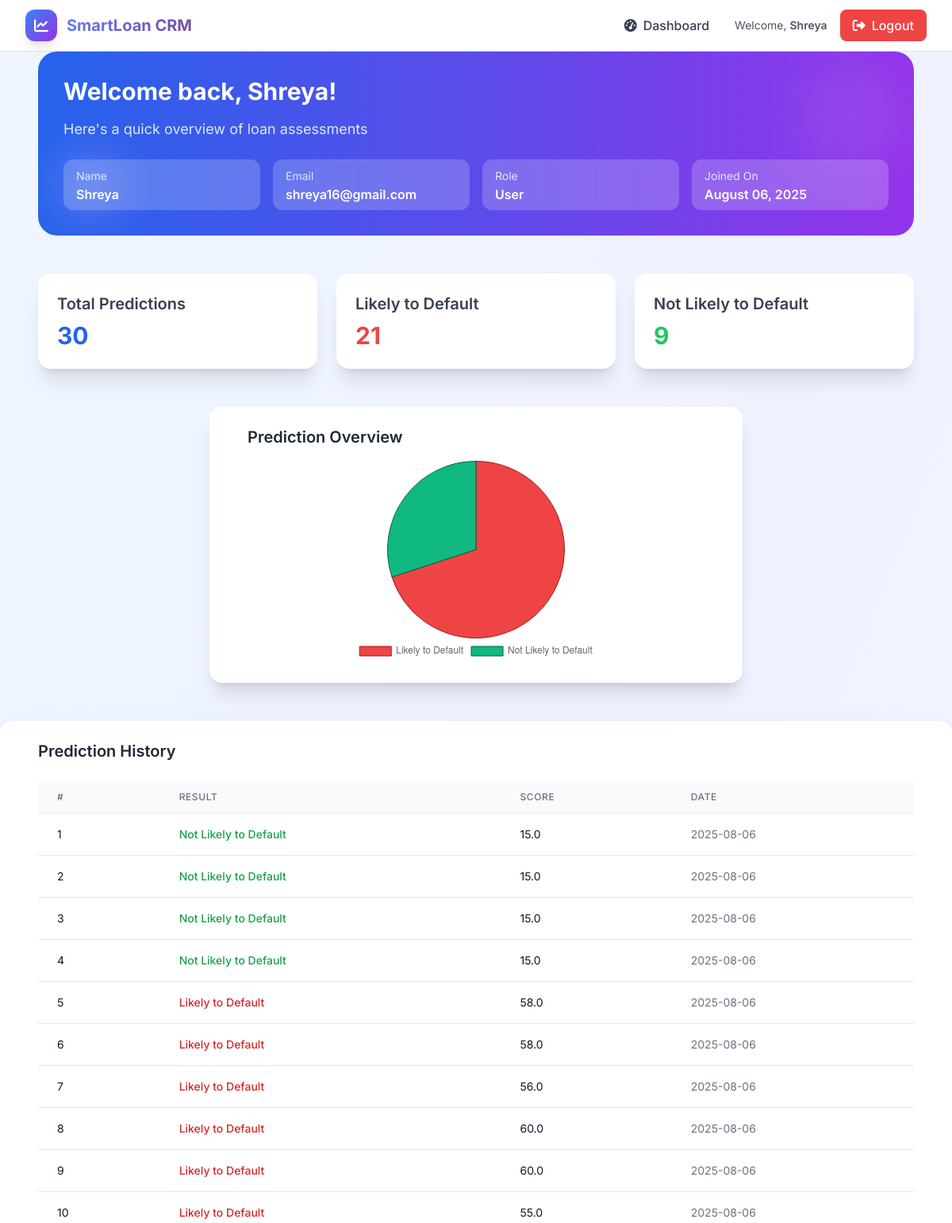
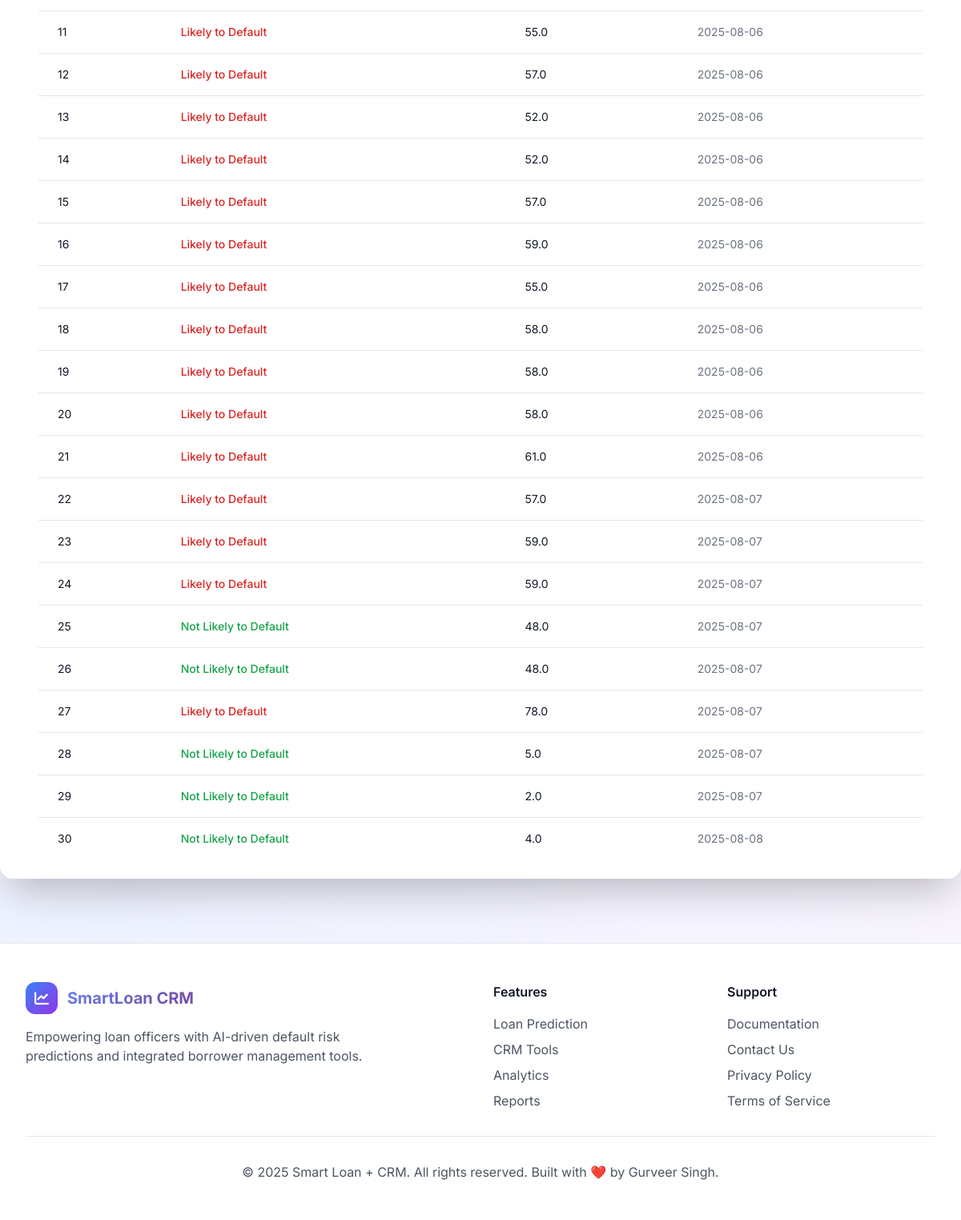
Page /crm (signed in) on the committed database (2 pictures, top to bottom).
### app/models.py (models this page shows, shortened)
class User(UserMixin, db.Model):
    id = db.Column(db.Integer, primary_key=True)
    username = db.Column(db.String(64), unique=True, nullable=False)
    email = db.Column(db.String(120), unique=True, nullable=False)
    password_hash = db.Column(db.String(256))
    role = db.Column(db.String(20), default='user')
    created_at = db.Column(db.DateTime, default=datetime.utcnow)
    predictions = db.relationship('Prediction', backref='user', lazy=True, cascade="all, delete-orphan")

class Prediction(db.Model):
    id = db.Column(db.Integer, primary_key=True)
    user_id = db.Column(db.Integer, db.ForeignKey('user.id'), nullable=False)
    result = db.Column(db.String(100), nullable=False)
    score = db.Column(db.Float)
    input_data = db.Column(db.Text)
    created_at = db.Column(db.DateTime, default=datetime.utcnow)

### app/routes.py (the view)
@bp.route('/crm')
@login_required
def crm_view():
    user_predictions = Prediction.query.filter_by(user_id=current_user.id).all()
    total_predictions = len(user_predictions)
    likely_default = sum(1 for p in user_predictions if p.result.lower() == 'likely to default')
    not_likely_default = sum(1 for p in user_predictions if p.result.lower() == 'not likely to default')
    chart_labels = ['Likely to Default', 'Not Likely to Default']
    chart_values = [likely_default, not_likely_default]
    return render_template(
        'crm.html',
        user=current_user,
        predictions=user_predictions,
        total_predictions=total_predictions,
        chart_labels=chart_labels,
        chart_values=chart_values
    )

### app/__init__.py (called while the page is built)
def create_app():
    app = Flask(__name__)
    app.config['SECRET_KEY'] = '4810f5b06aae3d7b426d1537e6366e48'
    app.config['SQLALCHEMY_DATABASE_URI'] = 'sqlite:///site.db'
    db.init_app(app)
    bcrypt.init_app(app)
    login_manager.init_app(app)
    migrate.init_app(app, db)
    from .models import User  # 🔑 Needed for login manager
    from .routes import bp as routes
    app.register_blueprint(routes)
    @login_manager.user_loader
    def load_user(user_id):
        return User.query.get(int(user_id))  # 🔥 This solves the error
    @app.errorhandler(403)
    def forbidden(e):
        return render_template('403.html'), 403
    @app.template_filter('from_json')
    def from_json_filter(s):
        try:
            return json.loads(s)
        except (TypeError, json.JSONDecodeError):
            return {}
    return app

### app/templates/crm.html (shortened to what this page needs)
{% extends 'base.html' %}
{% block content %}
<div class="mb-12 animate-fade-in px-4 md:px-12">
  <div class="bg-gradient-to-r from-blue-600 to-purple-600 rounded-3xl p-8 text-white relative overflow-hidden">
    <div class="relative z-10">
      <h2 class="text-2xl md:text-3xl font-bold mb-4">Welcome back, {{ user.username }}!</h2>
      <p class="text-lg text-blue-100 mb-6">Here's a quick overview of loan assessments </p>
      <div class="grid grid-cols-1 sm:grid-cols-2 lg:grid-cols-4 gap-4">
        <div class="bg-white/20 backdrop-blur-sm rounded-xl px-4 py-2">
          <span class="text-sm text-blue-100">Name</span>
          <div class="font-semibold">{{ user.username }}</div>
        </div>
        <div class="bg-white/20 backdrop-blur-sm rounded-xl px-4 py-2">
          <span class="text-sm text-blue-100">Email</span>
          <div class="font-semibold">{{ user.email }}</div>
        </div>
        <div class="bg-white/20 backdrop-blur-sm rounded-xl px-4 py-2">
          <span class="text-sm text-blue-100">Role</span>
          <div class="font-semibold capitalize">{{ user.role }}</div>
        </div>
        <div class="bg-white/20 backdrop-blur-sm rounded-xl px-4 py-2">
          <span class="text-sm text-blue-100">Joined On</span>
          <div class="font-semibold">{{ user.created_at.strftime('%B %d, %Y') }}</div>
        </div>
      </div>
    </div>
    <div class="absolute top-4 right-4 w-32 h-32 bg-white/10 rounded-full blur-2xl animate-float"></div>
    <div class="absolute bottom-4 left-4 w-24 h-24 bg-purple-300/20 rounded-full blur-xl animate-float" style="animation-delay: 1s;"></div>
  </div>
</div>
<div class="grid grid-cols-1 sm:grid-cols-2 lg:grid-cols-3 gap-6 mb-12 px-4 md:px-12">
  <div class="bg-white rounded-2xl p-6 shadow-xl transform transition-transform duration-300 hover:scale-105">
    <h3 class="text-xl font-semibold text-gray-700">Total Predictions</h3>
    <p class="text-3xl font-bold text-blue-600 mt-2">{{ total_predictions }}</p>
  </div>
  <div class="bg-white rounded-2xl p-6 shadow-xl transform transition-transform duration-300 hover:scale-105">
    <h3 class="text-xl font-semibold text-gray-700">Likely to Default</h3>
    <p class="text-3xl font-bold text-red-500 mt-2">{{ chart_values[0] }}</p>
  </div>
  <div class="bg-white rounded-2xl p-6 shadow-xl transform transition-transform duration-300 hover:scale-105">
    <h3 class="text-xl font-semibold text-gray-700">Not Likely to Default</h3>
    <p class="text-3xl font-bold text-green-500 mt-2">{{ chart_values[1] }}</p>
  </div>
</div>
<div class="max-w-2xl mx-auto bg-white rounded-2xl p-6 shadow-xl mb-12 animate-slide-up px-4 md:px-12">
  <h3 class="text-xl font-semibold text-gray-800 mb-4">Prediction Overview</h3>
  <div class="relative h-64">
    <canvas id="predictionPieChart"></canvas>
  </div>
</div>
<div class="bg-white rounded-2xl p-6 shadow-2xl transform transition-transform duration-500 hover:scale-[1.02] animate-slide-up px-4 md:px-12">
  <h3 class="text-xl font-semibold text-gray-800 mb-6">Prediction History</h3>
  <div class="overflow-x-auto">
    <table class="min-w-full divide-y divide-gray-200">
      <thead class="bg-gray-50">
        <tr>
          <th class="px-6 py-3 text-left text-xs font-medium text-gray-500 uppercase tracking-wider">#</th>
          <th class="px-6 py-3 text-left text-xs font-medium text-gray-500 uppercase tracking-wider">Result</th>
          <th class="px-6 py-3 text-left text-xs font-medium text-gray-500 uppercase tracking-wider">Score</th>
          <th class="px-6 py-3 text-left text-xs font-medium text-gray-500 uppercase tracking-wider">Date</th>
        </tr>
      </thead>
      <tbody class="bg-white divide-y divide-gray-200">
        {% for prediction in predictions %}
        <tr class="hover:bg-gray-100 transition duration-300">
          <td class="px-6 py-4 whitespace-nowrap text-sm text-gray-900">{{ loop.index }}</td>
          <td class="px-6 py-4 whitespace-nowrap text-sm font-medium {% if prediction.result.lower() == 'likely to default' %}text-red-600{% else %}text-green-600{% endif %}">{{ prediction.result }}</td>
          <td class="px-6 py-4 whitespace-nowrap text-sm text-gray-900">{{ prediction.score or 'N/A' }}</td>
          <td class="px-6 py-4 whitespace-nowrap text-sm text-gray-500">{{ prediction.created_at.strftime('%Y-%m-%d') }}</td>
        </tr>
        {% endfor %}
      </tbody>
    </table>
  </div>
</div>
<script>
  const ctx = document.getElementById('predictionPieChart').getContext('2d');
  const chart = new Chart(ctx, {
    type: 'pie',
    data: {
      labels: {{ chart_labels|tojson }},
      datasets: [{
        data: {{ chart_values|tojson }},
        backgroundColor: ['#EF4444', '#10B981'],
        borderColor: ['#991B1B', '#065F46'],
        borderWidth: 1
      }]
    },
    options: {
      responsive: true,
      maintainAspectRatio: false,
      plugins: {
        legend: {
          position: 'bottom'
        },
        tooltip: {
          enabled: true
        }
      },
      animation: {
        animateRotate: true,
        animateScale: true
      }
    }
  });
</script>
{% endblock %}

### app/templates/base.html (shortened to what this page needs)
<!DOCTYPE html>
<html lang="en" class="scroll-smooth">
<head>
    <script src="https://cdn.tailwindcss.com"></script>
    <link href="https://cdnjs.cloudflare.com/ajax/libs/font-awesome/6.4.0/css/all.min.css" rel="stylesheet">
    <link href="{{ url_for('static', filename='css/animations.css') }}" rel="stylesheet">
</head>
<body class="bg-gradient-to-br from-blue-50 via-indigo-50 to-purple-50 min-h-screen">
    <nav class="navbar-glass sticky top-0 z-50 animate-fade-in">
        <div class="max-w-7xl mx-auto px-4 sm:px-6 lg:px-8">
            <div class="flex justify-between items-center h-16">
                <div class="flex items-center">
                    <a href="{{ url_for('routes.home') }}" class="flex items-center space-x-3 hover:scale-105 transition-transform duration-300">
                        <div class="w-10 h-10 bg-gradient-to-br from-blue-500 to-purple-600 rounded-xl flex items-center justify-center text-white font-bold text-lg shadow-lg">
                            <i class="fas fa-chart-line"></i>
                        </div>
                        <span class="text-xl font-bold gradient-text">SmartLoan CRM</span>
                    </a>
                </div>
                <div class="hidden md:flex items-center space-x-8">
                    {% if current_user.is_authenticated %}
                        <a href="{{ url_for('routes.user_dashboard') }}" class="nav-link text-gray-700 hover:text-blue-600 font-medium transition-colors duration-300">
                            <i class="fas fa-tachometer-alt mr-2"></i>Dashboard
                        </a>
                        <div class="flex items-center space-x-4">
                            <span class="text-sm text-gray-600">Welcome, <span class="font-semibold">{{ current_user.username }}</span></span>
                            <a href="{{ url_for('routes.logout') }}" class="bg-red-500 hover:bg-red-600 text-white px-4 py-2 rounded-lg font-medium transition-all duration-300 hover:scale-105">
                                <i class="fas fa-sign-out-alt mr-2"></i>Logout
                            </a>
                        </div>
                    {% endif %}
                </div>
            </div>
        </div>
    </nav>
    <main class="page-transition">
        {% block content %}{% endblock %}
    </main>
    <footer class="mt-20 bg-white border-t border-gray-200">
        <div class="max-w-7xl mx-auto px-4 sm:px-6 lg:px-8 py-12">
            <div class="grid grid-cols-1 md:grid-cols-4 gap-8">
                <div class="col-span-1 md:col-span-2">
                    <div class="flex items-center space-x-3 mb-4">
                        <div class="w-10 h-10 bg-gradient-to-br from-blue-500 to-purple-600 rounded-xl flex items-center justify-center text-white font-bold text-lg">
                            <i class="fas fa-chart-line"></i>
                        </div>
                        <span class="text-xl font-bold gradient-text">SmartLoan CRM</span>
                    </div>
                    <p class="text-gray-600 max-w-md">
                        Empowering loan officers with AI-driven default risk predictions and integrated borrower management tools.
                    </p>
                </div>
                <div>
                    <h3 class="font-semibold text-gray-900 mb-4">Features</h3>
                    <ul class="space-y-2 text-gray-600">
                        <li><a href="#" class="hover:text-blue-600 transition-colors">Loan Prediction</a></li>
                        <li><a href="#" class="hover:text-blue-600 transition-colors">CRM Tools</a></li>
                        <li><a href="#" class="hover:text-blue-600 transition-colors">Analytics</a></li>
                        <li><a href="#" class="hover:text-blue-600 transition-colors">Reports</a></li>
                    </ul>
                </div>
                <div>
                    <h3 class="font-semibold text-gray-900 mb-4">Support</h3>
                    <ul class="space-y-2 text-gray-600">
                        <li><a href="#" class="hover:text-blue-600 transition-colors">Documentation</a></li>
                        <li><a href="#" class="hover:text-blue-600 transition-colors">Contact Us</a></li>
                        <li><a href="#" class="hover:text-blue-600 transition-colors">Privacy Policy</a></li>
                        <li><a href="#" class="hover:text-blue-600 transition-colors">Terms of Service</a></li>
                    </ul>
                </div>
            </div>
            <div class="border-t border-gray-200 mt-8 pt-8 text-center text-gray-600">
                <p>&copy; 2025 Smart Loan + CRM. All rights reserved. Built with ❤️ by Gurveer Singh.</p>
            </div>
        </div>
    </footer>
</body>
</html>

### app/static/css/animations.css (style rules this page uses)
.animate-fade-in { animation: fadeIn 0.6s ease-out forwards; }
.animate-float { animation: float 3s ease-in-out infinite; }
.page-transition { animation: fadeIn 0.5s ease-out; }

### app/templates/base.html (style rules this page uses)
body { font-family: 'Inter', sans-serif; }
.navbar-glass { background: rgba(255, 255, 255, 0.95); backdrop-filter: blur(20px); border-bottom: 1px solid rgba(0, 0, 0, 0.1); }
.gradient-text { background: linear-gradient(135deg, #667eea 0%, #764ba2 100%); -webkit-background-clip: text; -webkit-text-fill-color: transparent; background-clip: text; }

### rows in the picture
User: username "Shreya", email "shreya16@gmail.com", role "User", created_at "August 06, 2025"
Prediction: result "Not Likely to Default", score "15.0", created_at "2025-08-06"
Prediction: result "Not Likely to Default", score "15.0", created_at "2025-08-06"
Prediction: result "Not Likely to Default", score "15.0", created_at "2025-08-06"
Prediction: result "Not Likely to Default", score "15.0", created_at "2025-08-06"
Prediction: result "Likely to Default", score "58.0", created_at "2025-08-06"
Prediction: result "Likely to Default", score "58.0", created_at "2025-08-06"
Prediction: result "Likely to Default", score "56.0", created_at "2025-08-06"
Prediction: result "Likely to Default", score "60.0", created_at "2025-08-06"
Prediction: result "Likely to Default", score "60.0", created_at "2025-08-06"
Prediction: result "Likely to Default", score "55.0", created_at "2025-08-06"
Prediction: result "Likely to Default", score "55.0", created_at "2025-08-06"
Prediction: result "Likely to Default", score "57.0", created_at "2025-08-06"
Prediction: result "Likely to Default", score "52.0", created_at "2025-08-06"
Prediction: result "Likely to Default", score "52.0", created_at "2025-08-06"
Prediction: result "Likely to Default", score "57.0", created_at "2025-08-06"
Prediction: result "Likely to Default", score "59.0", created_at "2025-08-06"
Prediction: result "Likely to Default", score "55.0", created_at "2025-08-06"
Prediction: result "Likely to Default", score "58.0", created_at "2025-08-06"
Prediction: result "Likely to Default", score "58.0", created_at "2025-08-06"
Prediction: result "Likely to Default", score "58.0", created_at "2025-08-06"
Prediction: result "Likely to Default", score "61.0", created_at "2025-08-06"
Prediction: result "Likely to Default", score "57.0", created_at "2025-08-07"
Prediction: result "Likely to Default", score "59.0", created_at "2025-08-07"
Prediction: result "Likely to Default", score "59.0", created_at "2025-08-07"
Prediction: result "Not Likely to Default", score "48.0", created_at "2025-08-07"
Prediction: result "Not Likely to Default", score "48.0", created_at "2025-08-07"
Prediction: result "Likely to Default", score "78.0", created_at "2025-08-07"
Prediction: result "Not Likely to Default", score "5.0", created_at "2025-08-07"
Prediction: result "Not Likely to Default", score "2.0", created_at "2025-08-07"
Prediction: result "Not Likely to Default", score "4.0", created_at "2025-08-08"

### other values in the picture
{{ total_predictions }} "30"
{{ chart_values[0] }} "21"
{{ chart_values[1] }} "9"
chart data {{ chart_labels|tojson }} ["Likely to Default", "Not Likely to Default"]
chart data {{ chart_values|tojson }} [21, 9]
